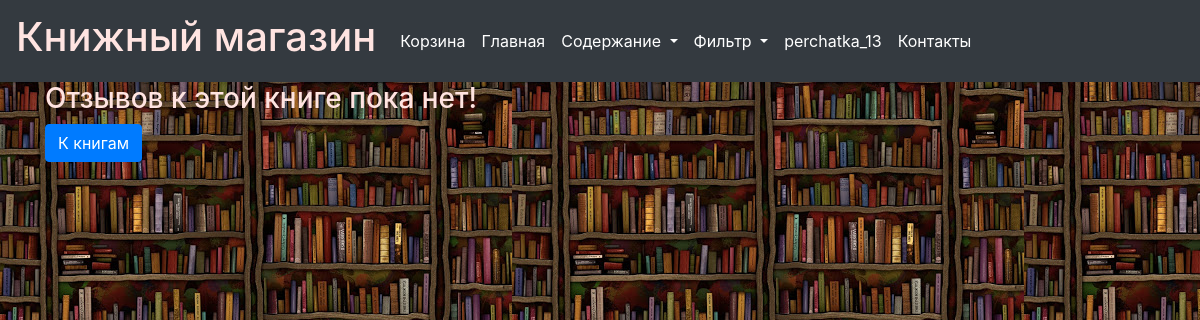
The app's page /books_review_show/5 (signed in), older data.
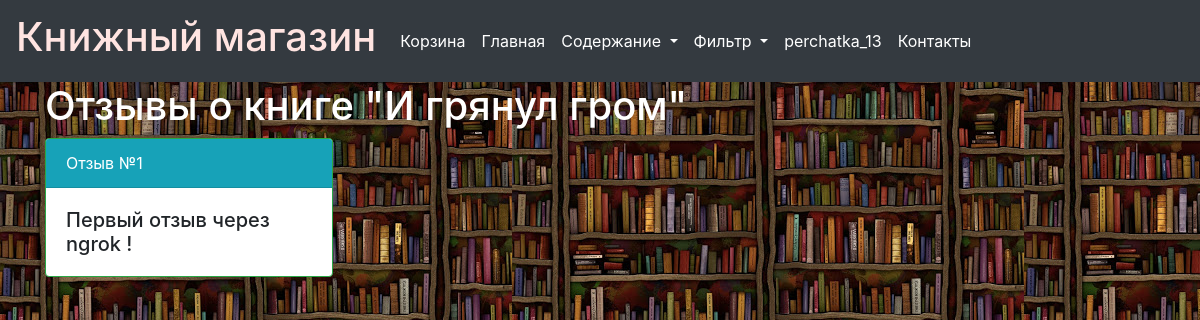
The same page, newer data.
### data/books.py (models this page shows)
class Books(SqlAlchemyBase, SerializerMixin):
    __tablename__ = 'books'
    id = sqlalchemy.Column(sqlalchemy.Integer,
                           primary_key=True, autoincrement=True)
    author_id = sqlalchemy.Column(sqlalchemy.Integer,
                                    sqlalchemy.ForeignKey("author.id"))  # связывем книгу с автором
    title = sqlalchemy.Column(sqlalchemy.String, nullable=False)  # название книги
    genre_id = sqlalchemy.Column(sqlalchemy.Integer, sqlalchemy.ForeignKey("genre.id"))  # связываем книгу с жанром
    date = sqlalchemy.Column(sqlalchemy.Integer, nullable=False)    # дата издания
    price = sqlalchemy.Column(sqlalchemy.Integer, nullable=False)  # цена книги
    cover = sqlalchemy.Column(sqlalchemy.String, nullable=False)  # обложка книги
    review = sqlalchemy.Column(sqlalchemy.TEXT(10000), nullable=True)
    author = orm.relation("Author")
    genre = orm.relation("Genre")

### main.py (the view)
@app.route('/books_review_show/<int:book_id>', methods=["GET", "POST"])
@login_required
def books_review_show(book_id):
    session = db_session.create_session()
    book = session.query(Books).get(book_id)
    if book.review:
        reviews = book.review.strip('+').split('+')
        return render_template('books_review_show.html', title='Все отзывы о книге', book=book, reviews=reviews)
    return render_template('books_review_show.html', title='Все отзывы о книге',
                           book=book, err='Отзывов к этой книге пока нет!')

### data/db_session.py (called while the page is built)
def create_session() -> Session:
    global __factory
    return __factory()

### main.py (called while the page is built)
@login_manager.user_loader
def load_user(user_id):
    session = db_session.create_session()
    return session.query(User).get(user_id)

### templates/books_review_show.html
{% extends "base.html" %}
{% block content %}
{% if err %}
<h3>{{ err }}</h3>
 <a href="/books" class="btn btn-primary">К книгам</a>
{% else %}
 <h1>Отзывы о книге "{{ book.title }}"</h1>
 {% for r in reviews%}
<div class="card border-success mb-3" style="max-width: 18rem;">
  <div class="bg-info text-white card-header">Отзыв №{{ loop.index }}</div>
  <div class="card-body">
    <h5 class="card-text">{{ r }}</h5>
  </div>
</div>
{% endfor %}
{% endif %}
{%endblock%}

Row changes from the older to the newer data that the page shows:
now on this page (row edited): Books: title "И грянул гром"
Text that changed along with them:
{{ err }}: "Отзывов к этой книге пока нет!" → (not shown)
text no longer shown: "К книгам"
text now shown: "Отзывы о книге \" \""
new list line: "Отзыв № 1 Первый отзыв через ngrok !"
